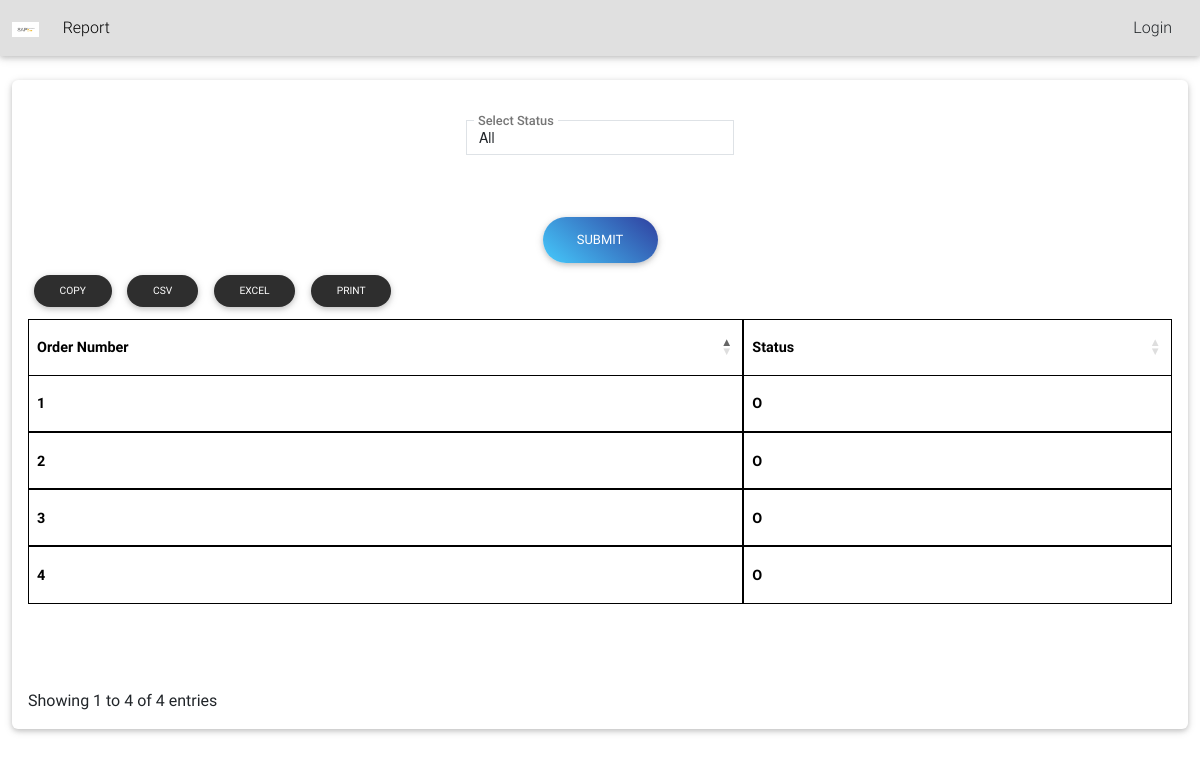
Page /report/Sales/sales_order_status_filter/ on the committed database.
### Sales/models.py (models this page shows, shortened)
class SalesOrderInfo(models.Model):
    Status_CHOICES = [
        ('O', 'Open'),
        ('H', 'Hold'),
        ('C', 'Close'),
        ('F', 'Canceled')
    ]
    status = models.CharField(max_length=1, choices=Status_CHOICES,default='O')
    docNo = models.PositiveIntegerField(default=1, unique=True)
    customerName = models.ForeignKey(BusinessPartner, on_delete=models.CASCADE, null=True, default=None)
    address = models.CharField(max_length=250,blank=True)
    created = models.DateField(default=timezone.now)
    totalAmount = models.DecimalField(max_digits=10, decimal_places=4, null=True, blank=True,default=0)
    totalQty = models.DecimalField(max_digits=10, decimal_places=4, null=True, blank=True, default=0)
    sales_employee = models.ForeignKey(SalesEmployee, on_delete=models.CASCADE, default=1)  # Set the default to an existing SalesEmployee or a specific ID
    owner = models.ForeignKey(User, on_delete=models.CASCADE, null=True, blank=True)
    remarks = models.CharField(max_length=250,default='',blank=True)
    class Meta:
        verbose_name = 'Sales Order'
        verbose_name_plural = 'Sales Order'

### Report/salesorderviews.py (the view)
# urls.py: path('Sales/sales_order_status_filter/', salesorderviews.sales_order_status_filter, name='sales_order_status_filter'),
def sales_order_status_filter(request):
    if request.method == 'POST':
        form = SalesOrderStatusFilterForm(request.POST)
        if form.is_valid():
            status = form.cleaned_data['status']
            if status:
                filtered_orders = SalesOrderInfo.objects.filter(status=status)
            else:
                filtered_orders = SalesOrderInfo.objects.all()
        else:
            filtered_orders = SalesOrderInfo.objects.all()
    else:
        form = SalesOrderStatusFilterForm()
        filtered_orders = SalesOrderInfo.objects.all()
    return render(request, 'sales/sales_order_status_filter.html', {'form': form, 'filtered_orders': filtered_orders})

### Report/forms.py
class SalesOrderStatusFilterForm(forms.Form):
    STATUS_CHOICES = [
        ('', 'All'),  # Include an option to select all statuses
        ('O', 'Open'),
        ('H', 'Hold'),
        ('C', 'Close'),
        ('F', 'Canceled'),
    ]
    status = forms.ChoiceField(choices=STATUS_CHOICES, required=False, label='Select Status')
    def __init__(self, *args, **kwargs):
        super(SalesOrderStatusFilterForm, self).__init__(*args, **kwargs)
        for field_name, field in self.fields.items():
            field.widget.attrs.update({
                'class': 'form-control form-control-sm',
                'id': f"{field_name}",
            })

### Report/templates/sales/sales_order_status_filter.html
{% extends 'basereport.html' %}
{% load static %}
{% block content %}
<section class="section card mb-5">
    <div class="card-body">
{% include '../form.html'%}
{% if filtered_orders %}
    <table id="itemsTable" class="table table-bordered">
        <thead>
            <tr>
                <th>Order Number</th>
                <th>Status</th>
            </tr>
        </thead>
        <tbody>
            {% for order in filtered_orders %}
            <tr>
                <td>{{ order.docNo }}</td>
                <td>{{ order.status }}</td>
            </tr>
            {% empty %}
            <tr>
                <td colspan="2">No matching orders found.</td>
            </tr>
            {% endfor %}
        </tbody>
    </table>
    {% endif %}
    {% endblock %}

### templates/basereport.html (style rules this page uses)
select { display: initial !important; }
table.table-bordered.dataTable th, table.table-bordered.dataTable td { color: black !important; font-weight: bold; border:1px solid black; }

### rows in the picture
SalesOrderInfo: docNo "1", status "O"
SalesOrderInfo: docNo "2", status "O"
SalesOrderInfo: docNo "3", status "O"
SalesOrderInfo: docNo "4", status "O"

### other values in the picture
{{ field.label }} "Select Status"
